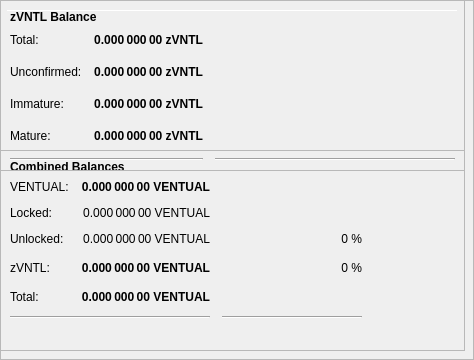
        <widget class="QFrame" name="frameObfuscation">
         <property name="minimumSize">
          <size>
           <width>0</width>
           <height>350</height>
          </size>
         </property>
         <property name="layoutDirection">
          <enum>Qt::LeftToRight</enum>
         </property>
         <property name="frameShape">
          <enum>QFrame::StyledPanel</enum>
         </property>
         <property name="frameShadow">
          <enum>QFrame::Raised</enum>
         </property>
         <widget class="QPushButton" name="runAutoDenom">
          <property name="geometry">
           <rect>
            <x>251</x>
            <y>17</y>
            <width>1</width>
            <height>1</height>
           </rect>
          </property>
          <property name="palette">
           <palette>
            <active>
             <colorrole role="WindowText">
              <brush brushstyle="SolidPattern">
               <color alpha="255">
                <red>0</red>
                <green>0</green>
                <blue>0</blue>
               </color>
              </brush>
             </colorrole>
             <colorrole role="Button">
              <brush brushstyle="SolidPattern">
               <color alpha="255">
                <red>239</red>
                <green>238</green>
                <blue>238</blue>
               </color>
              </brush>
             </colorrole>
             <colorrole role="Light">
              <brush brushstyle="SolidPattern">
               <color alpha="255">
                <red>255</red>
                <green>255</green>
                <blue>255</blue>
               </color>
              </brush>
             </colorrole>
             <colorrole role="Midlight">
              <brush brushstyle="SolidPattern">
               <color alpha="255">
                <red>247</red>
                <green>246</green>
                <blue>246</blue>
               </color>
              </brush>
             </colorrole>
             <colorrole role="Dark">
              <brush brushstyle="SolidPattern">
               <color alpha="255">
                <red>119</red>
                <green>119</green>
                <blue>119</blue>
               </color>
              </brush>
             </colorrole>
             <colorrole role="Mid">
              <brush brushstyle="SolidPattern">
               <color alpha="255">
                <red>159</red>
                <green>159</green>
                <blue>159</blue>
               </color>
              </brush>
             </colorrole>
             <colorrole role="Text">
              <brush brushstyle="SolidPattern">
               <color alpha="255">
                <red>0</red>
                <green>0</green>
                <blue>0</blue>
               </color>
              </brush>
             </colorrole>
             <colorrole role="BrightText">
              <brush brushstyle="SolidPattern">
               <color alpha="255">
                <red>255</red>
                <green>255</green>
                <blue>255</blue>
               </color>
              </brush>
             </colorrole>
             <colorrole role="ButtonText">
              <brush brushstyle="SolidPattern">
               <color alpha="255">
                <red>0</red>
                <green>0</green>
                <blue>0</blue>
               </color>
              </brush>
             </colorrole>
             <colorrole role="Base">
              <brush brushstyle="SolidPattern">
               <color alpha="255">
                <red>255</red>
                <green>255</green>
                <blue>255</blue>
               </color>
              </brush>
             </colorrole>
             <colorrole role="Window">
              <brush brushstyle="SolidPattern">
               <color alpha="255">
                <red>239</red>
                <green>238</green>
                <blue>238</blue>
               </color>
              </brush>
             </colorrole>
             <colorrole role="Shadow">
              <brush brushstyle="SolidPattern">
               <color alpha="255">
                <red>0</red>
                <green>0</green>
                <blue>0</blue>
               </color>
              </brush>
             </colorrole>
             <colorrole role="AlternateBase">
              <brush brushstyle="SolidPattern">
               <color alpha="255">
                <red>247</red>
                <green>246</green>
                <blue>246</blue>
               </color>
              </brush>
             </colorrole>
             <colorrole role="ToolTipBase">
              <brush brushstyle="SolidPattern">
               <color alpha="255">
                <red>255</red>
                <green>255</green>
                <blue>220</blue>
               </color>
              </brush>
             </colorrole>
             <colorrole role="ToolTipText">
              <brush brushstyle="SolidPattern">
               <color alpha="255">
                <red>0</red>
                <green>0</green>
                <blue>0</blue>
               </color>
              </brush>
             </colorrole>
            </active>
            <inactive>
             <colorrole role="WindowText">
              <brush brushstyle="SolidPattern">
               <color alpha="255">
                <red>0</red>
                <green>0</green>
                <blue>0</blue>
               </color>
              </brush>
             </colorrole>
             <colorrole role="Button">
              <brush brushstyle="SolidPattern">
               <color alpha="255">
                <red>239</red>
                <green>238</green>
                <blue>238</blue>
               </color>
              </brush>
             </colorrole>
             <colorrole role="Light">
              <brush brushstyle="SolidPattern">
               <color alpha="255">
                <red>255</red>
                <green>255</green>
                <blue>255</blue>
               </color>
              </brush>
             </colorrole>
             <colorrole role="Midlight">
              <brush brushstyle="SolidPattern">
               <color alpha="255">
                <red>247</red>
                <green>246</green>
                <blue>246</blue>
               </color>
              </brush>
             </colorrole>
             <colorrole role="Dark">
              <brush brushstyle="SolidPattern">
               <color alpha="255">
                <red>119</red>
                <green>119</green>
                <blue>119</blue>
               </color>
              </brush>
             </colorrole>
             <colorrole role="Mid">
              <brush brushstyle="SolidPattern">
               <color alpha="255">
                <red>159</red>
                <green>159</green>
                <blue>159</blue>
               </color>
              </brush>
             </colorrole>
             <colorrole role="Text">
              <brush brushstyle="SolidPattern">
               <color alpha="255">
                <red>0</red>
                <green>0</green>
                <blue>0</blue>
               </color>
              </brush>
             </colorrole>
             <colorrole role="BrightText">
              <brush brushstyle="SolidPattern">
               <color alpha="255">
                <red>255</red>
                <green>255</green>
                <blue>255</blue>
               </color>
              </brush>
             </colorrole>
             <colorrole role="ButtonText">
              <brush brushstyle="SolidPattern">
               <color alpha="255">
                <red>0</red>
                <green>0</green>
                <blue>0</blue>
               </color>
              </brush>
             </colorrole>
             <colorrole role="Base">
              <brush brushstyle="SolidPattern">
               <color alpha="255">
                <red>255</red>
                <green>255</green>
                <blue>255</blue>
               </color>
              </brush>
             </colorrole>
             <colorrole role="Window">
              <brush brushstyle="SolidPattern">
               <color alpha="255">
                <red>239</red>
                <green>238</green>
                <blue>238</blue>
               </color>
              </brush>
             </colorrole>
             <colorrole role="Shadow">
              <brush brushstyle="SolidPattern">
               <color alpha="255">
                <red>0</red>
                <green>0</green>
                <blue>0</blue>
               </color>
              </brush>
             </colorrole>
             <colorrole role="AlternateBase">
              <brush brushstyle="SolidPattern">
               <color alpha="255">
                <red>247</red>
                <green>246</green>
                <blue>246</blue>
               </color>
              </brush>
             </colorrole>
             <colorrole role="ToolTipBase">
              <brush brushstyle="SolidPattern">
               <color alpha="255">
                <red>255</red>
                <green>255</green>
                <blue>220</blue>
               </color>
              </brush>
             </colorrole>
             <colorrole role="ToolTipText">
              <brush brushstyle="SolidPattern">
               <color alpha="255">
                <red>0</red>
                <green>0</green>
                <blue>0</blue>
               </color>
              </brush>
             </colorrole>
            </inactive>
            <disabled>
             <colorrole role="WindowText">
              <brush brushstyle="SolidPattern">
               <color alpha="255">
                <red>119</red>
                <green>119</green>
                <blue>119</blue>
               </color>
              </brush>
             </colorrole>
             <colorrole role="Button">
              <brush brushstyle="SolidPattern">
               <color alpha="255">
                <red>239</red>
                <green>238</green>
                <blue>238</blue>
               </color>
              </brush>
             </colorrole>
             <colorrole role="Light">
              <brush brushstyle="SolidPattern">
               <color alpha="255">
                <red>255</red>
                <green>255</green>
                <blue>255</blue>
               </color>
              </brush>
             </colorrole>
             <colorrole role="Midlight">
              <brush brushstyle="SolidPattern">
               <color alpha="255">
                <red>247</red>
                <green>246</green>
                <blue>246</blue>
               </color>
              </brush>
             </colorrole>
             <colorrole role="Dark">
              <brush brushstyle="SolidPattern">
               <color alpha="255">
                <red>119</red>
                <green>119</green>
                <blue>119</blue>
               </color>
              </brush>
             </colorrole>
             <colorrole role="Mid">
              <brush brushstyle="SolidPattern">
               <color alpha="255">
                <red>159</red>
                <green>159</green>
                <blue>159</blue>
               </color>
              </brush>
             </colorrole>
             <colorrole role="Text">
              <brush brushstyle="SolidPattern">
               <color alpha="255">
                <red>119</red>
                <green>119</green>
                <blue>119</blue>
               </color>
              </brush>
             </colorrole>
             <colorrole role="BrightText">
              <brush brushstyle="SolidPattern">
               <color alpha="255">
                <red>255</red>
                <green>255</green>
                <blue>255</blue>
               </color>
              </brush>
             </colorrole>
             <colorrole role="ButtonText">
              <brush brushstyle="SolidPattern">
               <color alpha="255">
                <red>119</red>
                <green>119</green>
                <blue>119</blue>
               </color>
              </brush>
             </colorrole>
             <colorrole role="Base">
              <brush brushstyle="SolidPattern">
               <color alpha="255">
                <red>239</red>
                <green>238</green>
                <blue>238</blue>
               </color>
              </brush>
             </colorrole>
             <colorrole role="Window">
              <brush brushstyle="SolidPattern">
               <color alpha="255">
                <red>239</red>
                <green>238</green>
                <blue>238</blue>
               </color>
              </brush>
             </colorrole>
             <colorrole role="Shadow">
              <brush brushstyle="SolidPattern">
               <color alpha="255">
                <red>0</red>
                <green>0</green>
                <blue>0</blue>
               </color>
              </brush>
             </colorrole>
             <colorrole role="AlternateBase">
              <brush brushstyle="SolidPattern">
               <color alpha="255">
                <red>239</red>
                <green>238</green>
                <blue>238</blue>
               </color>
              </brush>
             </colorrole>
             <colorrole role="ToolTipBase">
              <brush brushstyle="SolidPattern">
               <color alpha="255">
                <red>255</red>
                <green>255</green>
                <blue>220</blue>
               </color>
              </brush>
             </colorrole>
             <colorrole role="ToolTipText">
              <brush brushstyle="SolidPattern">
               <color alpha="255">
                <red>0</red>
                <green>0</green>
                <blue>0</blue>
               </color>
              </brush>
             </colorrole>
            </disabled>
           </palette>
          </property>
          <property name="focusPolicy">
           <enum>Qt::NoFocus</enum>
          </property>
          <property name="autoFillBackground">
           <bool>true</bool>
          </property>
          <property name="text">
           <string/>
          </property>
          <property name="flat">
           <bool>true</bool>
          </property>
         </widget>
         <widget class="Line" name="line">
          <property name="geometry">
           <rect>
            <x>7</x>
            <y>10</y>
            <width>451</width>
            <height>1</height>
           </rect>
          </property>
          <property name="orientation">
           <enum>Qt::Horizontal</enum>
          </property>
         </widget>
         <widget class="QFrame" name="frame_3">
          <property name="geometry">
           <rect>
            <x>0</x>
            <y>150</y>
            <width>465</width>
            <height>201</height>
           </rect>
          </property>
          <property name="frameShape">
           <enum>QFrame::StyledPanel</enum>
          </property>
          <property name="frameShadow">
           <enum>QFrame::Raised</enum>
          </property>
          <layout class="QVBoxLayout" name="verticalLayout_5">
           <item>
            <layout class="QHBoxLayout" name="horizontalLayout_5" stretch="0">
             <item>
              <widget class="QLabel" name="label_5z">
               <property name="maximumSize">
                <size>
                 <width>16777215</width>
                 <height>20</height>
                </size>
               </property>
               <property name="font">
                <font>
                 <weight>75</weight>
                 <bold>true</bold>
                </font>
               </property>
               <property name="toolTip">
                <string>Combined Balances (including unconfirmed and immature coins)</string>
               </property>
               <property name="text">
                <string>&lt;html&gt;&lt;head/&gt;&lt;body&gt;&lt;p&gt;Combined Balances&lt;/p&gt;&lt;/body&gt;&lt;/html&gt;</string>
               </property>
              </widget>
             </item>
            </layout>
           </item>
           <item>
            <layout class="QGridLayout" name="gridLayout_3">
             <property name="spacing">
              <number>12</number>
             </property>
             <item row="7" column="0" colspan="2">
              <widget class="Line" name="lineSpendableBalance_3">
               <property name="orientation">
                <enum>Qt::Horizontal</enum>
               </property>
              </widget>
             </item>
             <item row="7" column="2">
              <widget class="Line" name="lineWatchBalance_3">
               <property name="sizePolicy">
                <sizepolicy hsizetype="Preferred" vsizetype="Fixed">
                 <horstretch>0</horstretch>
                 <verstretch>0</verstretch>
                </sizepolicy>
               </property>
               <property name="minimumSize">
                <size>
                 <width>140</width>
                 <height>0</height>
                </size>
               </property>
               <property name="orientation">
                <enum>Qt::Horizontal</enum>
               </property>
              </widget>
             </item>
             <item row="4" column="1">
              <widget class="QLabel" name="labelzBalancez">
               <property name="font">
                <font>
                 <weight>75</weight>
                 <bold>true</bold>
                </font>
               </property>
               <property name="cursor">
                <cursorShape>IBeamCursor</cursorShape>
               </property>
               <property name="toolTip">
                <string>Total of transactions that have yet to be confirmed, and do not yet count toward the spendable balance</string>
               </property>
               <property name="text">
                <string notr="true">0.000 000 00 VENTUAL</string>
               </property>
               <property name="alignment">
                <set>Qt::AlignRight|Qt::AlignTrailing|Qt::AlignVCenter</set>
               </property>
               <property name="textInteractionFlags">
                <set>Qt::LinksAccessibleByMouse|Qt::TextSelectableByKeyboard|Qt::TextSelectableByMouse</set>
               </property>
              </widget>
             </item>
             <item row="6" column="1">
              <widget class="QLabel" name="labelTotalz">
               <property name="font">
                <font>
                 <weight>75</weight>
                 <bold>true</bold>
                </font>
               </property>
               <property name="cursor">
                <cursorShape>IBeamCursor</cursorShape>
               </property>
               <property name="toolTip">
                <string>Total Balance, including unconfirmed and immature coins.</string>
               </property>
               <property name="text">
                <string notr="true">0.000 000 00 VENTUAL</string>
               </property>
               <property name="alignment">
                <set>Qt::AlignRight|Qt::AlignTrailing|Qt::AlignVCenter</set>
               </property>
               <property name="textInteractionFlags">
                <set>Qt::LinksAccessibleByMouse|Qt::TextSelectableByKeyboard|Qt::TextSelectableByMouse</set>
               </property>
              </widget>
             </item>
             <item row="4" column="3">
              <spacer name="horizontalSpacer_6">
               <property name="orientation">
                <enum>Qt::Horizontal</enum>
               </property>
               <property name="sizeHint" stdset="0">
                <size>
                 <width>40</width>
                 <height>20</height>
                </size>
               </property>
              </spacer>
             </item>
             <item row="6" column="0">
              <widget class="QLabel" name="labelTotalTextz">
               <property name="text">
                <string>Total:</string>
               </property>
              </widget>
             </item>
             <item row="1" column="0">
              <widget class="QLabel" name="labelBalanceTextz">
               <property name="text">
                <string>VENTUAL:</string>
               </property>
              </widget>
             </item>
             <item row="1" column="1">
              <widget class="QLabel" name="labelBalancez">
               <property name="font">
                <font>
                 <weight>75</weight>
                 <bold>true</bold>
                </font>
               </property>
               <property name="cursor">
                <cursorShape>IBeamCursor</cursorShape>
               </property>
               <property name="toolTip">
                <string>Your current spendable balance</string>
               </property>
               <property name="text">
                <string notr="true">0.000 000 00 VENTUAL</string>
               </property>
               <property name="alignment">
                <set>Qt::AlignRight|Qt::AlignTrailing|Qt::AlignVCenter</set>
               </property>
               <property name="textInteractionFlags">
                <set>Qt::LinksAccessibleByMouse|Qt::TextSelectableByKeyboard|Qt::TextSelectableByMouse</set>
               </property>
              </widget>
             </item>
             <item row="4" column="0">
              <widget class="QLabel" name="labelzBalanceTextz">
               <property name="toolTip">
                <string/>
               </property>
               <property name="text">
                <string>zVNTL:</string>
               </property>
              </widget>
             </item>
             <item row="4" column="2">
              <widget class="QLabel" name="labelzVNTLPercent">
               <property name="toolTip">
                <string>Current percentage of zVNTL.
If AutoMint is enabled this percentage will settle around the configured AutoMint percentage (default = 10%)</string>
               </property>
               <property name="text">
                <string>0 %</string>
               </property>
               <property name="alignment">
                <set>Qt::AlignRight|Qt::AlignTrailing|Qt::AlignVCenter</set>
               </property>
              </widget>
             </item>
             <item row="6" column="2">
              <widget class="QLabel" name="label100Percent">
               <property name="text">
                <string/>
               </property>
               <property name="alignment">
                <set>Qt::AlignRight|Qt::AlignTrailing|Qt::AlignVCenter</set>
               </property>
              </widget>
             </item>
             <item row="2" column="1">
              <widget class="QLabel" name="labelLockedBalance">
               <property name="toolTip">
                <string>Locked VENTUAL or Vnode collaterals. These are excluded from zVNTL minting.</string>
               </property>
               <property name="text">
                <string>0.000 000 00 VENTUAL</string>
               </property>
               <property name="alignment">
                <set>Qt::AlignRight|Qt::AlignTrailing|Qt::AlignVCenter</set>
               </property>
              </widget>
             </item>
             <item row="2" column="0">
              <widget class="QLabel" name="labelLockedBalanceText">
               <property name="toolTip">
                <string>Locked VENTUAL or Vnode collaterals. These are excluded from zVNTL minting.</string>
               </property>
               <property name="text">
                <string>Locked:</string>
               </property>
              </widget>
             </item>
             <item row="3" column="0">
              <widget class="QLabel" name="labelUnLockedBalanceText">
               <property name="toolTip">
                <string>Unlocked VENTUALs. These can be used for zVNTL minting.</string>
               </property>
               <property name="text">
                <string>Unlocked:</string>
               </property>
              </widget>
             </item>
             <item row="3" column="1">
              <widget class="QLabel" name="labelUnLockedBalance">
               <property name="toolTip">
                <string>Unlocked VENTUALs. These can be used for zVNTL minting.</string>
               </property>
               <property name="text">
                <string>0.000 000 00 VENTUAL</string>
               </property>
               <property name="alignment">
                <set>Qt::AlignRight|Qt::AlignTrailing|Qt::AlignVCenter</set>
               </property>
              </widget>
             </item>
             <item row="3" column="2">
              <widget class="QLabel" name="labelVENTUALPercent">
               <property name="text">
                <string>0 %</string>
               </property>
               <property name="alignment">
                <set>Qt::AlignRight|Qt::AlignTrailing|Qt::AlignVCenter</set>
               </property>
              </widget>
             </item>
            </layout>
           </item>
           <item>
            <spacer name="verticalSpacer">
             <property name="orientation">
              <enum>Qt::Vertical</enum>
             </property>
             <property name="sizeHint" stdset="0">
              <size>
               <width>20</width>
               <height>40</height>
              </size>
             </property>
            </spacer>
           </item>
          </layout>
         </widget>
         <widget class="QFrame" name="frame_4">
          <property name="geometry">
           <rect>
            <x>0</x>
            <y>0</y>
            <width>465</width>
            <height>171</height>
           </rect>
          </property>
          <property name="frameShape">
           <enum>QFrame::StyledPanel</enum>
          </property>
          <property name="frameShadow">
           <enum>QFrame::Raised</enum>
          </property>
          <layout class="QVBoxLayout" name="verticalLayout_7">
           <item>
            <layout class="QHBoxLayout" name="horizontalLayout_8" stretch="0">
             <item>
              <widget class="QLabel" name="label_5z_3">
               <property name="maximumSize">
                <size>
                 <width>16777215</width>
                 <height>20</height>
                </size>
               </property>
               <property name="font">
                <font>
                 <weight>75</weight>
                 <bold>true</bold>
                </font>
               </property>
               <property name="text">
                <string>zVNTL Balance</string>
               </property>
              </widget>
             </item>
            </layout>
           </item>
           <item>
            <layout class="QGridLayout" name="gridLayout_5">
             <property name="spacing">
              <number>12</number>
             </property>
             <item row="4" column="0">
              <widget class="QLabel" name="labelzBalanceMatureText">
               <property name="toolTip">
                <string>Mature: more than 20 confirmation and more than 1 mints of the same denomination after it was minted.
These zVNTL are spendable.</string>
               </property>
               <property name="text">
                <string>Mature:</string>
               </property>
              </widget>
             </item>
             <item row="5" column="0" colspan="2">
              <widget class="Line" name="lineSpendableBalance_5">
               <property name="orientation">
                <enum>Qt::Horizontal</enum>
               </property>
              </widget>
             </item>
             <item row="1" column="1">
              <widget class="QLabel" name="labelzBalance">
               <property name="font">
                <font>
                 <weight>75</weight>
                 <bold>true</bold>
                </font>
               </property>
               <property name="cursor">
                <cursorShape>IBeamCursor</cursorShape>
               </property>
               <property name="toolTip">
                <string>All available zVNTL, unconfirmed and immature zVNTL included.</string>
               </property>
               <property name="text">
                <string notr="true">0.000 000 00 zVNTL</string>
               </property>
               <property name="alignment">
                <set>Qt::AlignRight|Qt::AlignTrailing|Qt::AlignVCenter</set>
               </property>
               <property name="textInteractionFlags">
                <set>Qt::LinksAccessibleByMouse|Qt::TextSelectableByKeyboard|Qt::TextSelectableByMouse</set>
               </property>
              </widget>
             </item>
             <item row="5" column="2">
              <widget class="Line" name="lineWatchBalance_5">
               <property name="sizePolicy">
                <sizepolicy hsizetype="Preferred" vsizetype="Fixed">
                 <horstretch>0</horstretch>
                 <verstretch>0</verstretch>
                </sizepolicy>
               </property>
               <property name="minimumSize">
                <size>
                 <width>140</width>
                 <height>0</height>
                </size>
               </property>
               <property name="orientation">
                <enum>Qt::Horizontal</enum>
               </property>
              </widget>
             </item>
             <item row="1" column="0">
              <widget class="QLabel" name="labelzBalanceText">
               <property name="toolTip">
                <string>All available zVNTL, unconfirmed and immature zVNTL included.</string>
               </property>
               <property name="text">
                <string>Total:</string>
               </property>
              </widget>
             </item>
             <item row="1" column="2">
              <spacer name="horizontalSpacer_8">
               <property name="orientation">
                <enum>Qt::Horizontal</enum>
               </property>
               <property name="sizeHint" stdset="0">
                <size>
                 <width>40</width>
                 <height>20</height>
                </size>
               </property>
              </spacer>
             </item>
             <item row="4" column="2">
              <spacer name="horizontalSpacer_4">
               <property name="orientation">
                <enum>Qt::Horizontal</enum>
               </property>
               <property name="sizeHint" stdset="0">
                <size>
                 <width>40</width>
                 <height>20</height>
                </size>
               </property>
              </spacer>
             </item>
             <item row="4" column="1">
              <widget class="QLabel" name="labelzBalanceMature">
               <property name="font">
                <font>
                 <weight>75</weight>
                 <bold>true</bold>
                </font>
               </property>
               <property name="toolTip">
                <string>Mature: more than 20 confirmation and more than 1 mints of the same denomination after it was minted.
These zVNTL are spendable.</string>
               </property>
               <property name="text">
                <string>0.000 000 00 zVNTL</string>
               </property>
               <property name="alignment">
                <set>Qt::AlignRight|Qt::AlignTrailing|Qt::AlignVCenter</set>
               </property>
              </widget>
             </item>
             <item row="2" column="0">
              <widget class="QLabel" name="labelzBalanceUnconfirmedText">
               <property name="toolTip">
                <string>Unconfirmed: less than 20 confirmations
Immature: confirmed, but less than 1 mints of the same denomination after it was minted</string>
               </property>
               <property name="text">
                <string>Unconfirmed:</string>
               </property>
              </widget>
             </item>
             <item row="2" column="1">
              <widget class="QLabel" name="labelzBalanceUnconfirmed">
               <property name="font">
                <font>
                 <weight>75</weight>
                 <bold>true</bold>
                </font>
               </property>
               <property name="toolTip">
                <string>Unconfirmed: less than 20 confirmations
Immature: confirmed, but less than 1 mints of the same denomination after it was minted</string>
               </property>
               <property name="text">
                <string>0.000 000 00 zVNTL</string>
               </property>
               <property name="alignment">
                <set>Qt::AlignRight|Qt::AlignTrailing|Qt::AlignVCenter</set>
               </property>
              </widget>
             </item>
             <item row="2" column="2">
              <spacer name="horizontalSpacer_5">
               <property name="orientation">
                <enum>Qt::Horizontal</enum>
               </property>
               <property name="sizeHint" stdset="0">
                <size>
                 <width>40</width>
                 <height>20</height>
                </size>
               </property>
              </spacer>
             </item>
             <item row="3" column="0">
              <widget class="QLabel" name="labelzBalanceImmatureText">
               <property name="toolTip">
                <string>Unconfirmed: less than 20 confirmations
Immature: confirmed, but less than 1 mints of the same denomination after it was minted</string>
               </property>
               <property name="text">
                <string>Immature:</string>
               </property>
              </widget>
             </item>
             <item row="3" column="1">
              <widget class="QLabel" name="labelzBalanceImmature">
               <property name="font">
                <font>
                 <weight>75</weight>
                 <bold>true</bold>
                </font>
               </property>
               <property name="toolTip">
                <string>Unconfirmed: less than 20 confirmations
Immature: confirmed, but less than 1 mints of the same denomination after it was minted</string>
               </property>
               <property name="text">
                <string>0.000 000 00 zVNTL</string>
               </property>
               <property name="alignment">
                <set>Qt::AlignRight|Qt::AlignTrailing|Qt::AlignVCenter</set>
               </property>
              </widget>
             </item>
             <item row="3" column="2">
              <spacer name="horizontalSpacer_7">
               <property name="orientation">
                <enum>Qt::Horizontal</enum>
               </property>
               <property name="sizeHint" stdset="0">
                <size>
                 <width>40</width>
                 <height>20</height>
                </size>
               </property>
              </spacer>
             </item>
            </layout>
           </item>
          </layout>
         </widget>
        </widget>
